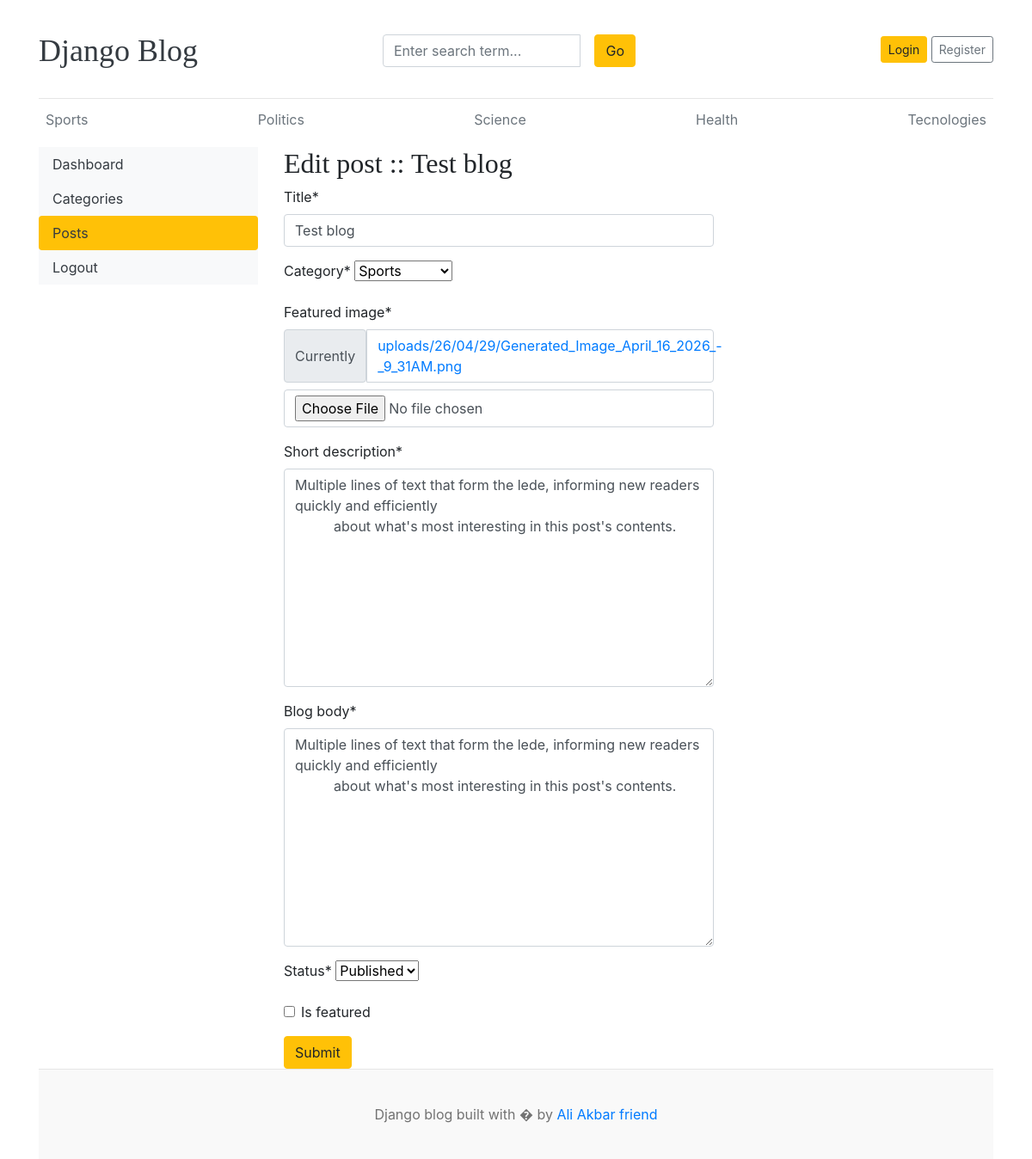
Screenshot of /dashbord/posts/edit/1/ with the database file from the repository.
### blogs/models.py (models this page shows)
class Category(models.Model):
    category_name= models.CharField(max_length=50 , unique=True)
    created_at = models.DateTimeField(auto_now_add=True)
    updated_at = models.DateTimeField(auto_now_add=True)
    class Meta:
        verbose_name_plural = 'categories'
    def __str__(self):
        return self.category_name

class Blog(models.Model):
    title = models.CharField(max_length=100)
    slug = models.SlugField(max_length=150 , unique=True , blank=True)
    category = models.ForeignKey(Category, on_delete=models.CASCADE)
    author = models.ForeignKey(User , on_delete=models.CASCADE)
    featured_image = models.ImageField(upload_to='uploads/%y/%m/%d')
    short_description = models.TextField(max_length=500)
    blog_body = models.TextField(max_length=2000)
    status = models.CharField(max_length=20 ,choices=STATUS_CHOICE, default='Draft')
    is_featured = models.BooleanField(default=False)
    created_at = models.DateTimeField(auto_now_add=True)
    updated_at = models.DateTimeField(auto_now=True)
    def __str__(self):
        return self.title

### dashbords/views.py (the view, shortened to what this page needs)
# urls.py: path('posts/edit/<int:pk>/',views.edit_post,name='edit_post'),
def edit_post(request,pk):
    post= get_object_or_404(Blog,pk=pk)
    form=BlogPostForm(instance=post)
    context={
        'form':form,
        'post':post
    }
    return render(request,'dashbord/edit_post.html',context)

### dashbords/forms.py
class BlogPostForm(forms.ModelForm):
    class Meta:
        model=Blog
        fields=('title','category','featured_image','short_description','blog_body','status','is_featured')

### blogs/context_processors.py (called while the page is built)
def get_categories(request):
    categories=Category.objects.all()
    return dict(categories=categories)

def get_social_links(request):
    social_links=SocialLink.objects.all()
    return dict(social_links=social_links)

### templates/dashbord/edit_post.html (shortened to what this page needs)
{% extends "base.html" %}
{% block content %}
{% load crispy_forms_tags %}
<div class="row">
    {% include "dashbord/sidebar.html" %}
    <div class="col-md-9">
        <h2>Edit post :: {{post}}</h2>
        <form action="" method="POST" style="width: 500px;">
            {{form | crispy }}
            <button type="submit" class="btn btn-warning">Submit</button>
        </form>
    </div>
</div>
{% endblock %}

### templates/base.html (shortened to what this page needs)
{% load static %}
<!DOCTYPE html>
<html lang="en">
<head>
    <link href="https://getbootstrap.com/docs/4.0/dist/css/bootstrap.min.css" rel="stylesheet">
    <link href="{% static 'css/blog.css' %}" rel="stylesheet">
    <link rel="stylesheet" href="https://cdnjs.cloudflare.com/ajax/libs/font-awesome/4.7.0/css/font-awesome.min.css">
</head>
<body>
    <div class="container">
        <header class="blog-header py-3">
            <div class="row flex-nowrap justify-content-between align-items-center">
                <div class="col-4 pt-1">
                    <a class="blog-header-logo text-dark" href="/">Django Blog</a>
                </div>
                <div class="col-4 pt-1">
                    <form action="{% url 'search' %}" method="GET">
                        <div class="card-body ">
                            <div class="input-group">
                                <input class="form-control" type="text" placeholder="Enter search term..."
                                    name="keyword" aria-label="Enter search term..." aria-describedby="button-search"
                                    value="{{keyword}}">
                                <button class="btn btn-warning mx-3" id="button-search" type="submit">
                                    Go
                                </button>
                            </div>
                        </div>
                    </form>
                </div>
                {% if not user.is_authenticated %}
                <div class="col-4 d-flex justify-content-end align-items-center">
                    <a class="btn btn-sm btn-warning" href="{% url 'login' %}">Login</a> &nbsp;
                    <a class="btn btn-sm btn-outline-secondary" href="{% url 'register' %}">Register</a>
                </div>
                {% else %}
                <div class="col-4 d-flex justify-content-end align-items-center">
                <span><a href="{% url 'dashbords' %}">Dashboard</a></span>
                &nbsp;&nbsp;
                <span><a href="{% url 'logout' %}">Logout</a></span>
                </div>
                {% endif %}
            </div>
        </header>
        <div class="nav-scroller py-1 mb-2">
            <nav class="nav d-flex justify-content-between">
                {% for cat in categories %}
                <a class="p-2 text-muted" href="{% url 'posts_by_category' cat.id %}">{{cat.category_name}}</a>
                {% endfor %}
            </nav>
        </div>
        {% block content %}
        {% endblock %}
        <footer class="blog-footer">
            <p>Django blog built with � by <a href="#">Ali Akbar friend</a></p>
        </footer>
</body>
</html>

### blog_main/static/css/blog.css (style rules this page uses)
.blog-header { border-bottom: 1px solid #e5e5e5; }
.blog-header-logo { font-family: "Playfair Display", Georgia, "Times New Roman", serif; font-size: 2.25rem; }
h1, h2, h3, h4, h5, h6 { font-family: "Playfair Display", Georgia, "Times New Roman", serif; }
.blog-footer { padding: 2.5rem 0; color: #727272; text-align: center; background-color: #f9f9f9; border-top: .05rem solid #e5e5e5; }
.blog-footer p:last-child { margin-bottom: 0; }

### rows the page displays
Category: category_name "Sports"
Category: category_name "Politics"
Category: category_name "Science"
Category: category_name "Health"
Category: category_name "Tecnologies"
Blog: title "Test blog", category "Sports", short_description "Multiple lines of text that form the lede, informing new readers quickly and efficiently about what's most interesting in this post's contents.", blog_body "Multiple lines of text that form the lede, informing new readers quickly and efficiently about what's most interesting in this post's contents.", status "Published"
